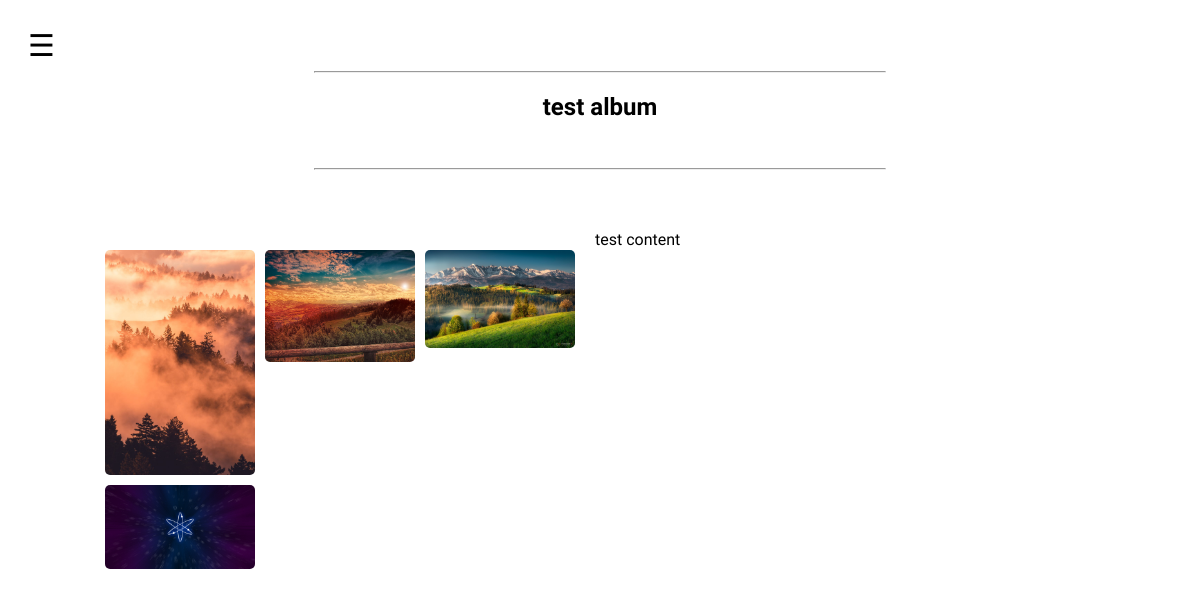
The page /photos/6/ on the database its author committed.
### web/models.py (models this page shows, shortened)
class Photo(models.Model):
    tittle = models.CharField(max_length=250)
    description = models.TextField()
    image = models.FileField(blank=True)

class PhotoImage(models.Model):
    photo = models.ForeignKey(Photo, default=None, on_delete=models.CASCADE)
    images = models.FileField(upload_to='media_cdn')

### web/views.py (the view)
# urls.py: path('photos/<int:id>/', views.photos_detail, name='album_details'),
def photos_detail(request, id):
    photo = get_object_or_404(Photo, id=id)
    photos = PhotoImage.objects.filter(photo=photo)
    context = {
        'photo':photo,
        'photos':photos
    }
    return render(request,'photos_detail.html', context)

### templates/photos_detail.html (shortened to what this page needs)
{% extends 'base.html' %}
{% load static %}
{% block content %}
<div class="album-tittle">
        <hr>
        <h2>{{ photo.tittle}}</h2><br>
        <hr>
</div>
<div class="album-descriptions">
    <div class="album">
        <aside class="album-photos">
            {% for p in photos  %}
                <img src="{{ p.images.url }}" id="photo2" class="album-img" onclick="openModal();currentSlide({{ p.id }})">
            {% endfor %}
        </aside>
        <aside class="photo-description">
            {{ photo.description }}
        </aside>
    </div>
</div>
{% endblock content %}

### static/portfolio/style.css (style rules this page uses)
body { font-family: 'Brygada 1918', sans-serif; }
.album { margin-top: 40px; }
.album-tittle { width: 50%; margin: auto; text-align: center; }
.album-descriptions { display: flex; justify-content: center; margin-top: 20px; }
.album-img { width: 100%; max-width: 150px; border-radius: 5px; cursor: pointer; transition: 0.3s; }
.album-photos { display: grid; grid-template-columns: 150px 150px 150px; grid-gap: 10px; padding-right: 20px; padding-top: 20px; float: left; margin-left: 40px; }
.photo-description { width: 500px; float: right; margin-right: 40px; }

### rows shown on the page
Photo: tittle "test album", description "test content"
PhotoImage: images (picture)
PhotoImage: images (picture)
PhotoImage: images (picture)
PhotoImage: images (picture)
